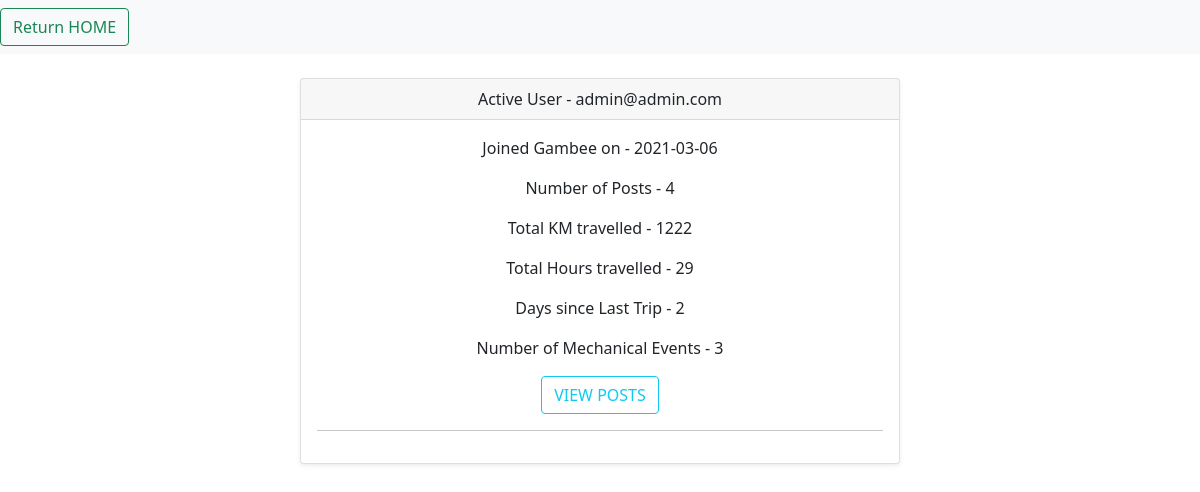
The page /user/admin (signed in) on the database its author committed.
### application/models.py (models this page shows, shortened)
class Riders(db.Model, UserMixin):
    __tablename__ = 'Users_Tab'
    id = db.Column(db.Integer, primary_key=True)
    email = db.Column(db.String(100), unique=True)
    passw = db.Column(db.String(50))
    joined_on = db.Column(db.Date)

class TripRecords(db.Model):
    __tablename__ = 'TripRecords'
    id = db.Column(db.Integer, primary_key=True)
    trip_name = db.Column(db.String(100))
    trip_date = db.Column(db.Date)
    area_name = db.Column(db.String(50))
    km_travelled = db.Column(db.Integer)
    h_travelled = db.Column(db.Integer)
    km_initial = db.Column(db.Integer)
    km_final = db.Column(db.Integer)
    added_by = db.Column(db.String(100))

### application/routes.py (the view)
@app.route('/user/<rider_email>')
def user_panel(rider_email):
    active_user = Riders.query.filter(Riders.email.startswith(rider_email)).first()
    fulL_user = RiderProfile(active_user.email, active_user.joined_on)
    fulL_user.set_tripDB(TripRecords)
    fulL_user.set_meventsDB(MechanicalEvent)
    fulL_user.get_user_recordset()
    fulL_user.get_mechanical_recordset()
    return render_template('user_panel.html', rider_email=fulL_user)

### application/routes.py (called while the page is built)
@loginMan.user_loader
def load_user(email):
    return Riders.query.filter_by(email=email).first()

### components/riderProfile.py (called while the page is built)
    def set_tripDB(self, db_object):
        self.tripsDB = db_object

    def set_meventsDB(self, db_object):
        self.meventsDB = db_object

    def get_user_recordset(self):
        if self.email != Config.ADMIN_USER:
            user_rec = self.tripsDB.query.filter_by(added_by=self.email).all()
        else:
            user_rec = self.tripsDB.query.all()
        self.recordset_user = user_rec

    def get_mechanical_recordset(self):
        if self.email != Config.ADMIN_USER:
            user_rec = self.meventsDB.query.filter_by(event_owner=self.email).all()
        else:
            user_rec = self.meventsDB.query.all()
        self.recordset_mechanical = user_rec

    def get_no_posts(self):
        no_of_posts = 0
        for post in self.recordset_user:
            no_of_posts += 1
        return no_of_posts

    def get_total_km(self):
        no_km = 0
        for post in self.recordset_user:
            no_km += post.km_travelled
        return no_km

    def get_total_h(self):
        no_h = 0
        for post in self.recordset_user:
            no_h += post.h_travelled
        return no_h

    def get_days_since_last(self):
        if self.email != Config.ADMIN_USER:
            latest = self.tripsDB.query.filter_by(added_by=self.email).order_by(desc(self.tripsDB.trip_date)).first()
        else:
            latest = self.tripsDB.query.order_by(desc(self.tripsDB.trip_date)).first()
        days_since = (latest.trip_date - datetime.now().date()).days
        return days_since

    def get_no_mevents(self):
        no_events = 0
        for ev in self.recordset_mechanical:
            no_events += 1
        return no_events

### application/templates/user_panel.html (shortened to what this page needs)
{% extends 'base.html' %}
{%block user_block%}
<nav class="navbar navbar-light bg-light">
    <form class="form-inline">
        <button class="btn btn-outline-success" type="button" onclick="window.location.href='{{ url_for( 'home') }}';">
            Return HOME
        </button>
    </form>
</nav>
<div class="d-flex justify-content-center text-center">
    <div class="card shadow-sm col-sm-3 mt-4" style="width: 50%">
        <div class="card-header">
            Active User - {{rider_email.email}}
        </div>
        <div class="card-body">
            <p class="text-sm-left">Joined Gambee on - {{rider_email.joined_on}}</p>
            <p class="text-sm-left">Number of Posts - {{rider_email.get_no_posts()}}</p>
            <p class="text-sm-left">Total KM travelled - {{rider_email.get_total_km()}}</p>
            <p class="text-sm-left">Total Hours travelled - {{rider_email.get_total_h()}}</p>
            <p class="text-sm-left">Days since Last Trip - {{rider_email.get_days_since_last()}}</p>
            <p class="text-sm-left">Number of Mechanical Events - {{rider_email.get_no_mevents()}}</p>
            <button class="btn btn-outline-info" type="button"
                    onclick="window.location.href='{{ url_for( 'view_trips') }}';">VIEW POSTS
            </button>
            <hr>
        </div>
    </div>
</div>
{%endblock%}

### rows shown on the page
Riders: email "admin@admin.com", joined_on "2021-03-06"
TripRecords: get_total_km "1222", get_total_h "29"
TripRecords: get_days_since_last "2"

### other values the page prints
{{ rider_email.get_no_posts() }} "4"
{{ rider_email.get_no_mevents() }} "3"
